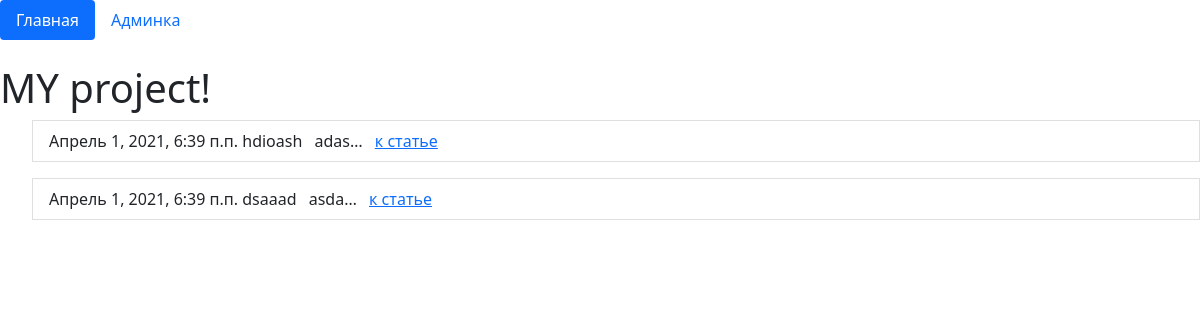
The app's page /, older data.
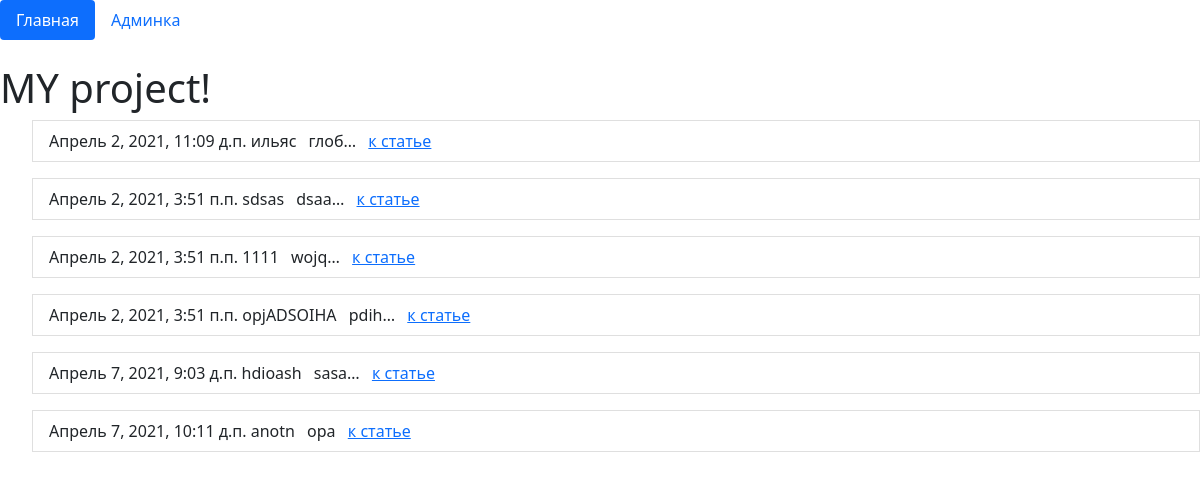
The same page, newer data.
### main/models.py (models this page shows, shortened)
class Material(models.Model):
    name = models.CharField(max_length=250)
    text = models.TextField()
    create_date = models.DateTimeField(auto_now=True)

### main/views.py (the view)
# urls.py: path('', views.HomeListView.as_view(), name='home'),
class HomeListView(ListView):
    model = Material
    template_name = 'index.html'
    context_object_name = 'list_material'

### main/templates/index.html (shortened to what this page needs)
<!doctype html>
<html lang="ru">
<head>
  <link href="https://cdn.jsdelivr.net/npm/bootstrap@5.0.0-beta3/dist/css/bootstrap.min.css" rel="stylesheet">
</head>
<body>
  <div class="container.mt-4">
    <ul class="nav nav-pills">
      <li class="nav-item">
        {% url "home" as url_home %}
        <a class="nav-link {% if url_home == request.path%}active{% endif %}" aria-current="page" href="{{ url_home }}">Главная</a>
      </li>
      <li class="nav-item">
        {% url "edit_page" as url_edit_page %}
        <a class="nav-link {% if url_edit_page == request.path%}active{% endif %}"" href="{{ url_edit_page }}">Админка</a>
      </li>
    </ul>
    {% block content %}
      <h1 class="mt-4">MY project!</h1>
      {% for el in list_material %}
        <ul class="list-group.mt-4">
          <li class="list-group-item">{{ el.create_date }}
            {{ el.name }}
            <span class="m-2">{{ el.text|truncatechars:"5"}}</span>
            <span class="float-right.mr-3"><a href="/detail/{{el.id}}">к статье</a></span>
          </li>
        </ul>
      {% endfor %}
    {% endblock %}
  </div>
</body>
</html>

Row changes from the older to the newer data that the page shows:
removed Material: create_date "Апрель 1, 2021, 6:39 п.п.", name "hdioash", text "adas…"
removed Material: create_date "Апрель 1, 2021, 6:39 п.п.", name "dsaaad", text "asda…"
added Material: create_date "Апрель 2, 2021, 11:09 д.п.", name "ильяс", text "глоб…"
added Material: create_date "Апрель 2, 2021, 3:51 п.п.", name "sdsas", text "dsaa…"
added Material: create_date "Апрель 2, 2021, 3:51 п.п.", name "1111", text "wojq…"
added Material: create_date "Апрель 2, 2021, 3:51 п.п.", name "opjADSOIHA", text "pdih…"
added Material: create_date "Апрель 7, 2021, 9:03 д.п.", name "hdioash", text "sasa…"
added Material: create_date "Апрель 7, 2021, 10:11 д.п.", name "anotn", text "opa"
